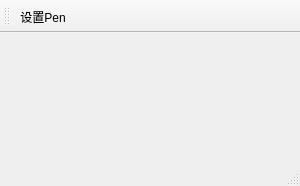
<?xml version="1.0" encoding="UTF-8"?>
<ui version="4.0">
 <class>MainWindow</class>
 <widget class="QMainWindow" name="MainWindow">
  <property name="geometry">
   <rect>
    <x>0</x>
    <y>0</y>
    <width>300</width>
    <height>186</height>
   </rect>
  </property>
  <property name="windowTitle">
   <string>MainWindow</string>
  </property>
  <widget class="QWidget" name="centralwidget"/>
  <widget class="QStatusBar" name="statusbar"/>
  <widget class="QToolBar" name="toolBar">
   <property name="windowTitle">
    <string>toolBar</string>
   </property>
   <property name="toolButtonStyle">
    <enum>Qt::ToolButtonTextBesideIcon</enum>
   </property>
   <attribute name="toolBarArea">
    <enum>TopToolBarArea</enum>
   </attribute>
   <attribute name="toolBarBreak">
    <bool>false</bool>
   </attribute>
   <addaction name="action_Pen"/>
  </widget>
  <action name="action_Pen">
   <property name="text">
    <string>设置Pen</string>
   </property>
   <property name="menuRole">
    <enum>QAction::NoRole</enum>
   </property>
  </action>
 </widget>
 <resources/>
 <connections/>
</ui>
